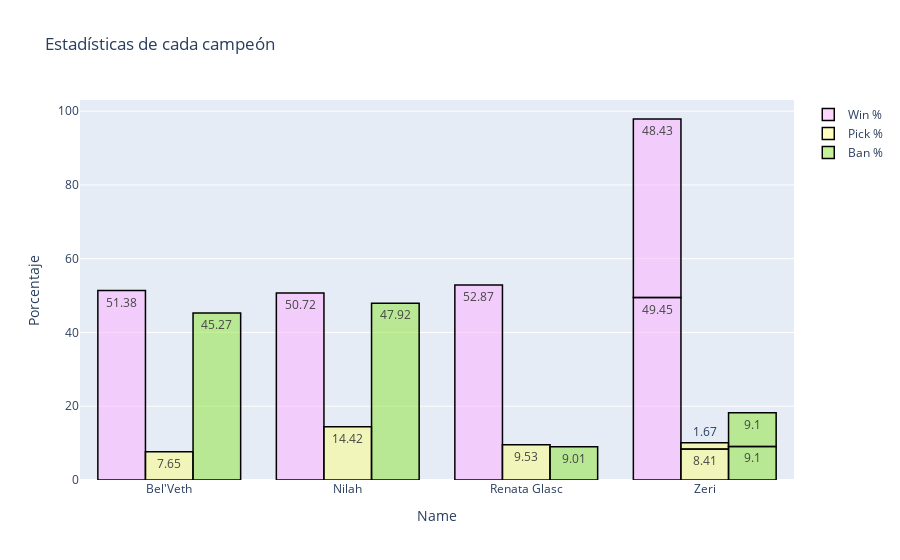

The cell this chart's notebook holds for it:
### Code cell
# Creamos un gráfico de barras para ver aquellas estadísticas principales de los nuevos personajes
 
trace1 = go.Bar(x = mask1["Name"],
               y = mask1['Win %'],
               name = 'Win %',
               marker = dict(color = 'rgba(255, 174, 255, 0.5)',
                            line = dict(color='rgb(0,0,0)', width = 1.5)),
               text = mask1["Win %"])

trace2 = go.Bar(x = mask1["Name"],
               y = mask1["Pick %"],
               name = 'Pick %',
               marker = dict(color = 'rgba(255, 255, 128, 0.5)',
                            line = dict(color='rgb(0,0,0)', width = 1.5)),
               text = mask1['Pick %'])

trace3 = go.Bar(x = mask1["Name"],
               y = mask1["Ban %"],
               name = 'Ban %',
               marker = dict(color = 'rgba(140, 230, 50, 0.5)',
                            line = dict(color='rgb(0,0,0)', width = 1.5)),
               text = mask1['Ban %'])




data = [trace1, trace2, trace3]

layout = {
    'xaxis': {'title': 'Name'},
    'yaxis': {'title': 'Porcentaje'},
    'barmode': 'group',
    'title': 'Estadísticas de cada campeón'
}

fig = go.Figure(data = data, layout = layout)

fig

### Figure 1 — Plotly figure (JSON) as saved in the notebook; plotly's stock layout.template omitted (floating-point values rounded to 4 significant figures)
{"data": [{"marker": {"color": "rgba(255, 174, 255, 0.5)", "line": {"color": "rgb(0,0,0)", "width": 1.5}}, "name": "Win %", "text": [51.38, 50.72, 52.87, 49.45, 48.43], "type": "bar", "x": ["Bel'Veth", "Nilah", "Renata Glasc", "Zeri", "Zeri"], "y": [51.38, 50.72, 52.87, 49.45, 48.43]}, {"marker": {"color": "rgba(255, 255, 128, 0.5)", "line": {"color": "rgb(0,0,0)", "width": 1.5}}, "name": "Pick %", "text": [7.65, 14.42, 9.53, 8.41, 1.67], "type": "bar", "x": ["Bel'Veth", "Nilah", "Renata Glasc", "Zeri", "Zeri"], "y": [7.65, 14.42, 9.53, 8.41, 1.67]}, {"marker": {"color": "rgba(140, 230, 50, 0.5)", "line": {"color": "rgb(0,0,0)", "width": 1.5}}, "name": "Ban %", "text": [45.27, 47.92, 9.01, 9.1, 9.1], "type": "bar", "x": ["Bel'Veth", "Nilah", "Renata Glasc", "Zeri", "Zeri"], "y": [45.27, 47.92, 9.01, 9.1, 9.1]}], "layout": {"barmode": "group", "title": {"text": "Estadísticas de cada campeón"}, "xaxis": {"title": {"text": "Name"}}, "yaxis": {"title": {"text": "Porcentaje"}}}}
